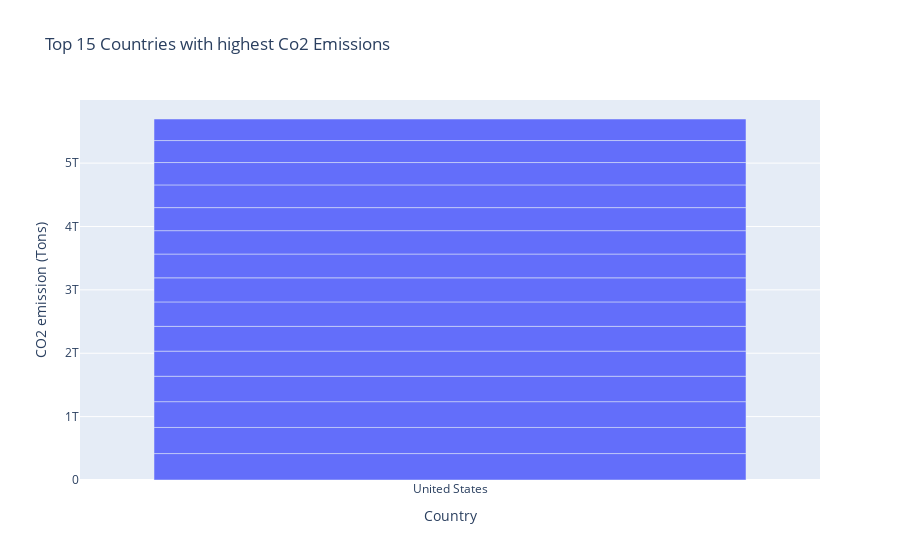

Source (notebook cell):
### Code cell
print("country with highest co2 emission graphical view")
px.bar(x='Country', y='CO2 emission (Tons)', data_frame=df_emissions.head(15),
       title="Top 15 Countries with highest Co2 Emissions")

### Figure 1 — Plotly figure (JSON) as saved in the notebook; plotly's stock layout.template omitted (floating-point values rounded to 4 significant figures)
{"data": [{"alignmentgroup": "True", "hovertemplate": "Country=%{x}<br>CO2 emission (Tons)=%{y}<extra></extra>", "legendgroup": "", "marker": {"color": "#636efa", "pattern": {"shape": ""}}, "name": "", "offsetgroup": "", "orientation": "v", "showlegend": false, "textposition": "auto", "type": "bar", "x": ["United States", "United States", "United States", "United States", "United States", "United States", "United States", "United States", "United States", "United States", "United States", "United States", "United States", "United States", "United States"], "xaxis": "x", "y": [417000000000, 412000000000, 407000000000, 401000000000, 396000000000, 391000000000, 386000000000, 380000000000, 375000000000, 369000000000, 364000000000, 358000000000, 353000000000, 347000000000, 340000000000], "yaxis": "y"}], "layout": {"barmode": "relative", "legend": {"tracegroupgap": 0}, "title": {"text": "Top 15 Countries with highest Co2 Emissions"}, "xaxis": {"anchor": "y", "domain": [0, 1], "title": {"text": "Country"}}, "yaxis": {"anchor": "x", "domain": [0, 1], "title": {"text": "CO2 emission (Tons)"}}}}
